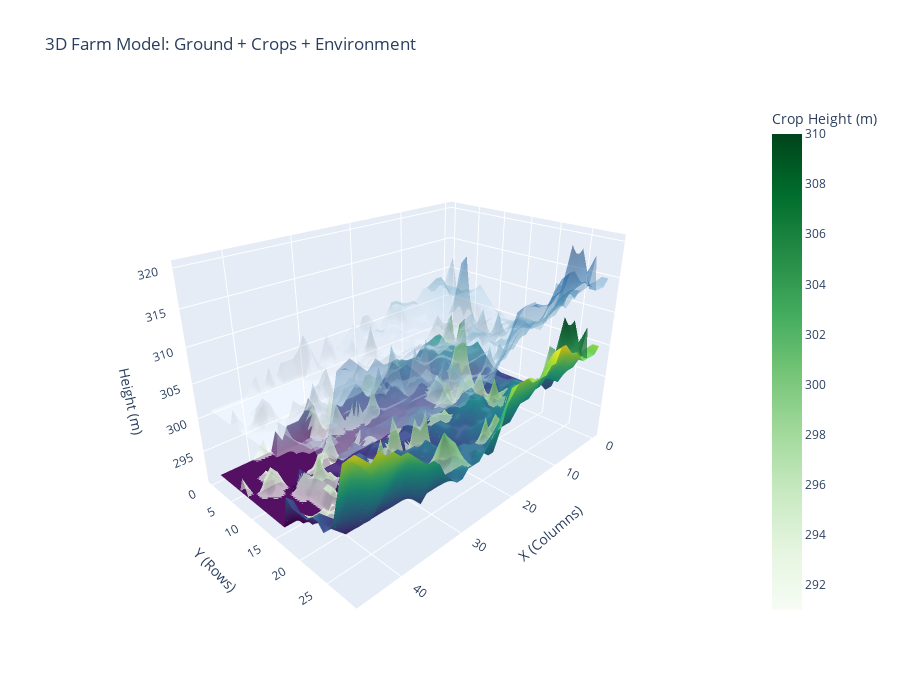

The cell this chart's notebook holds for it:
### Markdown cell above
## complete 3D farm model

### Code cell
import rasterio
import numpy as np
import plotly.graph_objects as go
from rasterio.warp import reproject, Resampling

# -------------------------------
# Load DEM and DSM
# -------------------------------
dem_path = "output_SRTMGL1.tif"
dsm_path = "output_AW3D30.tif"

with rasterio.open(dem_path) as dem:
    dem_data = dem.read(1)
    dem_transform = dem.transform
    dem_crs = dem.crs
    dem_shape = dem.shape

with rasterio.open(dsm_path) as dsm:
    dsm_data = dsm.read(1)

# -------------------------------
# Align DSM to DEM grid
# -------------------------------
aligned_dsm = np.empty(dem_shape, dtype=np.float32)

reproject(
    source=dsm_data,
    destination=aligned_dsm,
    src_transform=dsm.transform,
    src_crs=dsm.crs,
    dst_transform=dem_transform,
    dst_crs=dem_crs,
    resampling=Resampling.bilinear
)

# -------------------------------
# Compute Crop Height Model (CHM)
# -------------------------------
crop_height = aligned_dsm - dem_data
crop_height[crop_height < 0] = 0  # Remove negative values

# -------------------------------
# Prepare grid
# -------------------------------
rows, cols = dem_shape
x = np.arange(cols)
y = np.arange(rows)
x, y = np.meshgrid(x, y)

# Vertical exaggeration
dem_exag = dem_data * 1
crop_exag = crop_height * 5
air_exag = dem_exag + crop_exag + 5

# -------------------------------
# Plot 3D Layers
# -------------------------------
fig = go.Figure()

# Ground Layer
fig.add_trace(go.Surface(
    z=dem_exag,
    x=x,
    y=y,
    colorscale='viridis',   # Plotly-compatible
    showscale=False,
    name='Ground'
))

# Crop Layer
fig.add_trace(go.Surface(
    z=dem_exag + crop_exag,
    x=x,
    y=y,
    colorscale='greens',
    opacity=0.7,
    showscale=True,
    colorbar=dict(title='Crop Height (m)'),
    name='Crops'
))

# Air / Environment Layer
fig.add_trace(go.Surface(
    z=air_exag + 5,
    x=x,
    y=y,
    colorscale='blues',
    opacity=0.3,
    showscale=False,
    name='Air / Clouds'
))

# Layout
fig.update_layout(
    title='3D Farm Model: Ground + Crops + Environment',
    scene=dict(
        xaxis_title='X (Columns)',
        yaxis_title='Y (Rows)',
        zaxis_title='Height (m)',
        camera=dict(
            eye=dict(x=1.5, y=1.5, z=1)
        )
    ),
    width=900,
    height=700
)

fig.show()

# -------------------------------
# Optional Analysis
# -------------------------------
pixel_area = 30 * 30  # meters² per pixel
total_volume = np.sum(crop_height * pixel_area)
avg_height = np.mean(crop_height[crop_height > 0])

print(f"Average crop height (m): {avg_height:.2f}")
print(f"Total crop volume (m³): {total_volume:.1f}")

### Figure 1 — Plotly figure (JSON) as saved in the notebook; plotly's stock layout.template omitted (floating-point values rounded to 4 significant figures; data arrays with more than 128 entries replaced by an {"elided": "..."} marker saying what was removed)
{"data": [{"colorscale": [[0, "#440154"], [0.1111, "#482878"], [0.2222, "#3e4989"], [0.3333, "#31688e"], [0.4444, "#26828e"], [0.5556, "#1f9e89"], [0.6667, "#35b779"], [0.7778, "#6ece58"], [0.8889, "#b5de2b"], [1, "#fde725"]], "name": "Ground", "showscale": false, "type": "surface", "x": {"elided": "30x46 int values"}, "y": {"elided": "30x46 int values"}, "z": {"elided": "30x46 int values"}}, {"colorbar": {"title": {"text": "Crop Height (m)"}}, "colorscale": [[0, "rgb(247,252,245)"], [0.125, "rgb(229,245,224)"], [0.25, "rgb(199,233,192)"], [0.375, "rgb(161,217,155)"], [0.5, "rgb(116,196,118)"], [0.625, "rgb(65,171,93)"], [0.75, "rgb(35,139,69)"], [0.875, "rgb(0,109,44)"], [1, "rgb(0,68,27)"]], "name": "Crops", "opacity": 0.7, "showscale": true, "type": "surface", "x": {"elided": "30x46 int values"}, "y": {"elided": "30x46 int values"}, "z": {"elided": "30x46 float values"}}, {"colorscale": [[0, "rgb(247,251,255)"], [0.125, "rgb(222,235,247)"], [0.25, "rgb(198,219,239)"], [0.375, "rgb(158,202,225)"], [0.5, "rgb(107,174,214)"], [0.625, "rgb(66,146,198)"], [0.75, "rgb(33,113,181)"], [0.875, "rgb(8,81,156)"], [1, "rgb(8,48,107)"]], "name": "Air / Clouds", "opacity": 0.3, "showscale": false, "type": "surface", "x": {"elided": "30x46 int values"}, "y": {"elided": "30x46 int values"}, "z": {"elided": "30x46 float values"}}], "layout": {"height": 700, "scene": {"camera": {"eye": {"x": 1.5, "y": 1.5, "z": 1}}, "xaxis": {"title": {"text": "X (Columns)"}}, "yaxis": {"title": {"text": "Y (Rows)"}}, "zaxis": {"title": {"text": "Height (m)"}}}, "title": {"text": "3D Farm Model: Ground + Crops + Environment"}, "width": 900}}
